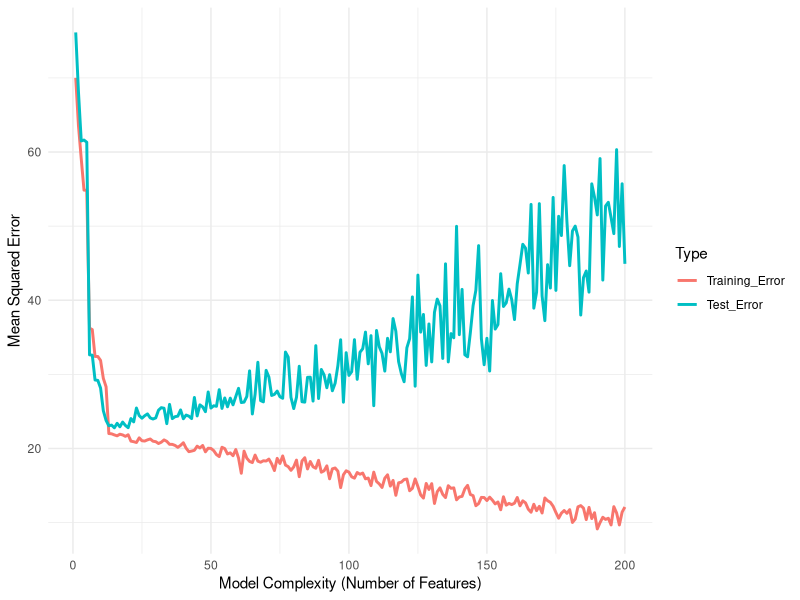

Here is the R script that generated this plot:
## ---- chunk 1
#| cache: true
#| fig-width: 7
#| fig-height: 3
#| out-width: "90%"
#| fig-cap: "Overfitting Phenomenon in Linear Regression"
# Load necessary libraries
library(MASS)       # For the Boston dataset
library(ggplot2)    # For plotting
library(reshape2)   # For data manipulation

# Set seed for reproducibility
set.seed(123)

# Load the Boston housing data
data(Boston)

# Prepare the data
X <- as.matrix(Boston[, -14])  # Exclude the target variable 'medv'
y <- Boston$medv

# Split into training and test sets
train_index <- sample(1:nrow(X), size = 0.7 * nrow(X))
X_train <- X[train_index, ]
y_train <- y[train_index]
X_test <- X[-train_index, ]
y_test <- y[-train_index]

# Define a range of model complexities (number of features)
max_features <- 200  # Max number of features to consider
n_real_features <- ncol(X_train)  # Number of real features

# Initialize vectors to store errors
train_errors <- numeric(max_features)
test_errors <- numeric(max_features)

# Loop over increasing number of features
for (p in 1:max_features) {
  # Determine the number of random features to add
  n_random_features <- max(0, p - n_real_features)
  
  # Generate random features for training and test sets
  if (n_random_features > 0) {
    random_train <- matrix(rnorm(nrow(X_train) * n_random_features), nrow = nrow(X_train))
    random_test <- matrix(rnorm(nrow(X_test) * n_random_features), nrow = nrow(X_test))
    
    # Combine real and random features
    X_train_p <- cbind(X_train, random_train)
    X_test_p <- cbind(X_test, random_test)
  } else {
    X_train_p <- X_train[, 1:p, drop = FALSE]
    X_test_p <- X_test[, 1:p, drop = FALSE]
  }
  
  # Prepare data frames for lm()
  df_train <- data.frame(y = y_train, X_train_p)
  df_test <- data.frame(y = y_test, X_test_p)
  
  # Build the formula for lm()
  predictors <- paste(colnames(df_train)[-1], collapse = " + ")
  formula <- as.formula(paste("y ~", predictors))
  
  # Fit linear model
  model <- lm(formula, data = df_train)
  
  # Predict on training and test sets
  y_pred_train <- predict(model, newdata = df_train)
  y_pred_test <- predict(model, newdata = df_test)
  
  # Compute mean squared errors
  train_errors[p] <- mean((y_train - y_pred_train)^2)
  test_errors[p] <- mean((y_test - y_pred_test)^2)
}

# Create a data frame for plotting
df_errors <- data.frame(
  Complexity = 1:max_features,
  Training_Error = train_errors,
  Test_Error = test_errors
)

# Melt the data for ggplot
df_melted <- melt(df_errors, id.vars = "Complexity", variable.name = "Type", value.name = "Error")

# Plot the errors vs model complexity
ggplot(df_melted, aes(x = Complexity, y = Error, color = Type)) +
  geom_line(lwd = 1) +
  xlab("Model Complexity (Number of Features)") +
  ylab("Mean Squared Error") +
  theme_minimal()
